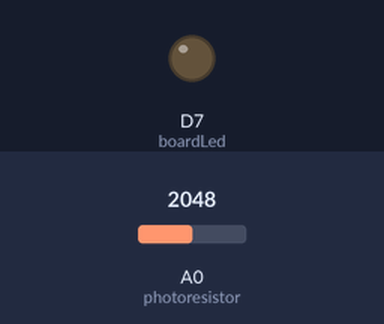
The sketch below on a simulated Particle Photon. Shown: output pins drawn as LEDs (lit = HIGH). Dashed ring = blinking. Inputs (shaded band) come from the test bench; at power-on: A0 (photoresistor) = 2048. Pins used as bus, display or sensor lines are not drawn.

Above: at 1.2 s.
1.3 s: A0 (photoresistor) set to 1818
2.8 s: A0 (photoresistor) set to 1694
At 3.6 s:
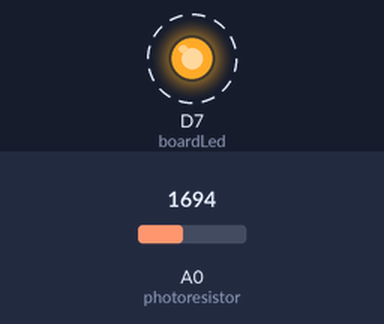
5.8 s: A0 (photoresistor) set to 2047
At 6.6 s:
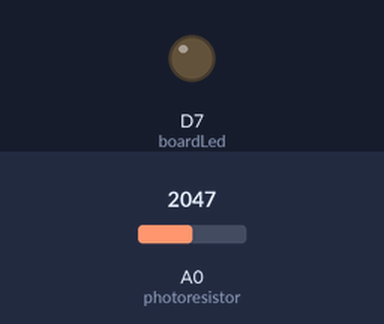
7.5 s: A0 (photoresistor) set to 1228
At 8.3 s:
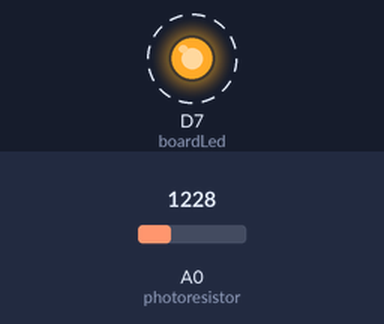
Timing chart, 0 to 11.5 s (numbered marks = the images above; inputs shaded):
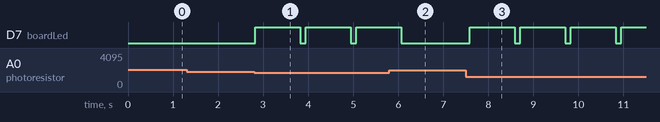

The sketch:

push-to-web.ino
```cpp
int boardLed = D7;
int photoresistor = A0;
int power = A5;

int initialValue;

void setup() {
    pinMode(boardLed,OUTPUT);
    digitalWrite(boardLed, LOW);

    pinMode(power,OUTPUT);
    digitalWrite(power,HIGH);

    pinMode(photoresistor,INPUT);

    initialValue = analogRead(photoresistor);
}

void loop() {
    int currentValue = analogRead(photoresistor);
    if((initialValue - currentValue) > 300){
        Particle.publish("lightStatus","darker",60,PRIVATE); //publish 'ligthStatus' event with 'darker' as data. 60 is TTL (not taken in considetarion by cloud yet)
        blink();
        blink();
    }
    delay(100);
}

void blink(){
    digitalWrite(boardLed,HIGH);
    delay(500);
    digitalWrite(boardLed,LOW);
}
```

Measured:
- the behaviour switches between 1748 and 1747 on A0 (photoresistor) (found by bisection; images 0 and 1)
- after the input at 1.3 s, every drawn part: stays the same
- after the input at 2.8 s, D7 (boardLed): alternates HIGH for 1.0 s and LOW for 0.12 s, starting at once
- after the input at 5.8 s, D7 (boardLed): goes on until 6.1 s, then stays LOW
- after the input at 7.5 s, D7 (boardLed): alternates HIGH for 1.0 s and LOW for 0.12 s, starting after 0.09 s
